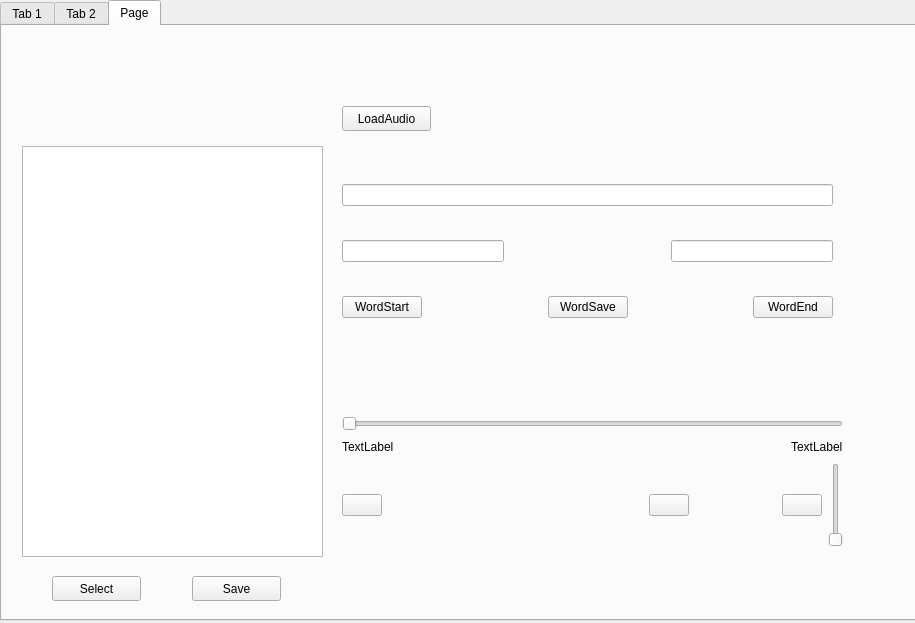
<?xml version="1.0" encoding="UTF-8"?>
<ui version="4.0">
 <class>Form</class>
 <widget class="QWidget" name="Form">
  <property name="geometry">
   <rect>
    <x>0</x>
    <y>0</y>
    <width>915</width>
    <height>623</height>
   </rect>
  </property>
  <property name="windowTitle">
   <string>Form</string>
  </property>
  <widget class="QTabWidget" name="tabWidget">
   <property name="geometry">
    <rect>
     <x>0</x>
     <y>0</y>
     <width>921</width>
     <height>621</height>
    </rect>
   </property>
   <property name="currentIndex">
    <number>2</number>
   </property>
   <widget class="QWidget" name="tab">
    <attribute name="title">
     <string>Tab 1</string>
    </attribute>
   </widget>
   <widget class="QWidget" name="tab_2">
    <attribute name="title">
     <string>Tab 2</string>
    </attribute>
    <widget class="QTreeView" name="treeView">
     <property name="geometry">
      <rect>
       <x>0</x>
       <y>0</y>
       <width>201</width>
       <height>591</height>
      </rect>
     </property>
    </widget>
    <widget class="QStackedWidget" name="stackedWidget">
     <property name="geometry">
      <rect>
       <x>250</x>
       <y>10</y>
       <width>631</width>
       <height>571</height>
      </rect>
     </property>
     <property name="currentIndex">
      <number>2</number>
     </property>
     <widget class="QWidget" name="page">
      <widget class="QWidget" name="layoutWidget">
       <property name="geometry">
        <rect>
         <x>40</x>
         <y>30</y>
         <width>471</width>
         <height>461</height>
        </rect>
       </property>
       <layout class="QVBoxLayout" name="verticalLayout_2">
        <item>
         <layout class="QHBoxLayout" name="horizontalLayout_6">
          <item>
           <widget class="QPushButton" name="pushButton_6">
            <property name="text">
             <string>PushButton</string>
            </property>
           </widget>
          </item>
          <item>
           <widget class="QPushButton" name="pushButton_5">
            <property name="text">
             <string>PushButton</string>
            </property>
           </widget>
          </item>
         </layout>
        </item>
        <item>
         <widget class="QListView" name="listView_2"/>
        </item>
        <item>
         <layout class="QHBoxLayout" name="horizontalLayout_7">
          <item>
           <widget class="QPushButton" name="pushButton_8">
            <property name="text">
             <string>PushButton</string>
            </property>
           </widget>
          </item>
         </layout>
        </item>
       </layout>
      </widget>
     </widget>
     <widget class="QWidget" name="page_2">
      <widget class="QWidget" name="layoutWidget">
       <property name="geometry">
        <rect>
         <x>30</x>
         <y>10</y>
         <width>551</width>
         <height>541</height>
        </rect>
       </property>
       <layout class="QVBoxLayout" name="verticalLayout_3">
        <item>
         <spacer name="verticalSpacer_4">
          <property name="orientation">
           <enum>Qt::Vertical</enum>
          </property>
          <property name="sizeHint" stdset="0">
           <size>
            <width>20</width>
            <height>40</height>
           </size>
          </property>
         </spacer>
        </item>
        <item>
         <widget class="QProgressBar" name="progressBar_2">
          <property name="value">
           <number>24</number>
          </property>
         </widget>
        </item>
        <item>
         <spacer name="verticalSpacer">
          <property name="orientation">
           <enum>Qt::Vertical</enum>
          </property>
          <property name="sizeHint" stdset="0">
           <size>
            <width>20</width>
            <height>40</height>
           </size>
          </property>
         </spacer>
        </item>
        <item>
         <widget class="QTextEdit" name="textEdit">
          <property name="html">
           <string>&lt;!DOCTYPE HTML PUBLIC &quot;-//W3C//DTD HTML 4.0//EN&quot; &quot;http://www.w3.org/TR/REC-html40/strict.dtd&quot;&gt;
&lt;html&gt;&lt;head&gt;&lt;meta name=&quot;qrichtext&quot; content=&quot;1&quot; /&gt;&lt;style type=&quot;text/css&quot;&gt;
p, li { white-space: pre-wrap; }
&lt;/style&gt;&lt;/head&gt;&lt;body style=&quot; font-family:'Ubuntu'; font-size:11pt; font-weight:400; font-style:normal;&quot;&gt;
&lt;p style=&quot; margin-top:0px; margin-bottom:0px; margin-left:0px; margin-right:0px; -qt-block-indent:0; text-indent:0px;&quot;&gt;                                                &lt;/p&gt;
&lt;p align=&quot;center&quot; style=&quot; margin-top:12px; margin-bottom:12px; margin-left:0px; margin-right:0px; -qt-block-indent:0; text-indent:0px;&quot;&gt;&lt;span style=&quot; font-size:48pt; font-weight:600;&quot;&gt;A&lt;/span&gt;                                            &lt;/p&gt;&lt;/body&gt;&lt;/html&gt;</string>
          </property>
         </widget>
        </item>
        <item>
         <spacer name="verticalSpacer_2">
          <property name="orientation">
           <enum>Qt::Vertical</enum>
          </property>
          <property name="sizeHint" stdset="0">
           <size>
            <width>20</width>
            <height>40</height>
           </size>
          </property>
         </spacer>
        </item>
        <item>
         <layout class="QHBoxLayout" name="horizontalLayout_8">
          <item>
           <widget class="QPushButton" name="pushButton_9">
            <property name="text">
             <string>PushButton</string>
            </property>
           </widget>
          </item>
          <item>
           <spacer name="horizontalSpacer_4">
            <property name="orientation">
             <enum>Qt::Horizontal</enum>
            </property>
            <property name="sizeHint" stdset="0">
             <size>
              <width>100</width>
              <height>20</height>
             </size>
            </property>
           </spacer>
          </item>
          <item>
           <widget class="QPushButton" name="pushButton_7">
            <property name="text">
             <string>PushButton</string>
            </property>
           </widget>
          </item>
          <item>
           <widget class="QPushButton" name="pushButton_10">
            <property name="text">
             <string>PushButton</string>
            </property>
           </widget>
          </item>
          <item>
           <widget class="QPushButton" name="pushButton_11">
            <property name="text">
             <string>PushButton</string>
            </property>
           </widget>
          </item>
         </layout>
        </item>
        <item>
         <spacer name="verticalSpacer_3">
          <property name="orientation">
           <enum>Qt::Vertical</enum>
          </property>
          <property name="sizeHint" stdset="0">
           <size>
            <width>20</width>
            <height>40</height>
           </size>
          </property>
         </spacer>
        </item>
       </layout>
      </widget>
     </widget>
     <widget class="QWidget" name="page_3">
      <widget class="QWidget" name="layoutWidget">
       <property name="geometry">
        <rect>
         <x>30</x>
         <y>40</y>
         <width>501</width>
         <height>491</height>
        </rect>
       </property>
       <layout class="QVBoxLayout" name="verticalLayout_4">
        <item>
         <spacer name="verticalSpacer_5">
          <property name="orientation">
           <enum>Qt::Vertical</enum>
          </property>
          <property name="sizeHint" stdset="0">
           <size>
            <width>20</width>
            <height>40</height>
           </size>
          </property>
         </spacer>
        </item>
        <item>
         <widget class="QProgressBar" name="progressBar_3">
          <property name="value">
           <number>24</number>
          </property>
         </widget>
        </item>
        <item>
         <spacer name="verticalSpacer_7">
          <property name="orientation">
           <enum>Qt::Vertical</enum>
          </property>
          <property name="sizeHint" stdset="0">
           <size>
            <width>20</width>
            <height>40</height>
           </size>
          </property>
         </spacer>
        </item>
        <item>
         <widget class="QLineEdit" name="lineEdit_4"/>
        </item>
        <item>
         <spacer name="verticalSpacer_6">
          <property name="orientation">
           <enum>Qt::Vertical</enum>
          </property>
          <property name="sizeHint" stdset="0">
           <size>
            <width>20</width>
            <height>40</height>
           </size>
          </property>
         </spacer>
        </item>
        <item>
         <spacer name="verticalSpacer_8">
          <property name="orientation">
           <enum>Qt::Vertical</enum>
          </property>
          <property name="sizeHint" stdset="0">
           <size>
            <width>20</width>
            <height>40</height>
           </size>
          </property>
         </spacer>
        </item>
        <item>
         <layout class="QHBoxLayout" name="horizontalLayout_9">
          <item>
           <widget class="QPushButton" name="pushButton_12">
            <property name="text">
             <string>PushButton</string>
            </property>
           </widget>
          </item>
          <item>
           <spacer name="horizontalSpacer_5">
            <property name="orientation">
             <enum>Qt::Horizontal</enum>
            </property>
            <property name="sizeHint" stdset="0">
             <size>
              <width>40</width>
              <height>20</height>
             </size>
            </property>
           </spacer>
          </item>
          <item>
           <widget class="QPushButton" name="pushButton_13">
            <property name="text">
             <string>PushButton</string>
            </property>
           </widget>
          </item>
          <item>
           <widget class="QPushButton" name="pushButton_14">
            <property name="text">
             <string>PushButton</string>
            </property>
           </widget>
          </item>
          <item>
           <widget class="QPushButton" name="pushButton_15">
            <property name="text">
             <string>PushButton</string>
            </property>
           </widget>
          </item>
         </layout>
        </item>
        <item>
         <spacer name="verticalSpacer_9">
          <property name="orientation">
           <enum>Qt::Vertical</enum>
          </property>
          <property name="sizeHint" stdset="0">
           <size>
            <width>20</width>
            <height>40</height>
           </size>
          </property>
         </spacer>
        </item>
       </layout>
      </widget>
     </widget>
    </widget>
   </widget>
   <widget class="QWidget" name="widget">
    <attribute name="title">
     <string>Page</string>
    </attribute>
    <widget class="QPushButton" name="LoadAudioBtn">
     <property name="geometry">
      <rect>
       <x>340</x>
       <y>80</y>
       <width>89</width>
       <height>25</height>
      </rect>
     </property>
     <property name="text">
      <string>LoadAudio</string>
     </property>
    </widget>
    <widget class="QListView" name="WordTimelistView">
     <property name="geometry">
      <rect>
       <x>20</x>
       <y>120</y>
       <width>301</width>
       <height>411</height>
      </rect>
     </property>
    </widget>
    <widget class="QPushButton" name="SaveAudioWordsBtn">
     <property name="geometry">
      <rect>
       <x>190</x>
       <y>550</y>
       <width>89</width>
       <height>25</height>
      </rect>
     </property>
     <property name="text">
      <string>Save</string>
     </property>
    </widget>
    <widget class="QPushButton" name="pushButton_4">
     <property name="geometry">
      <rect>
       <x>50</x>
       <y>550</y>
       <width>89</width>
       <height>25</height>
      </rect>
     </property>
     <property name="text">
      <string>Select</string>
     </property>
    </widget>
    <widget class="QWidget" name="layoutWidget">
     <property name="geometry">
      <rect>
       <x>340</x>
       <y>390</y>
       <width>501</width>
       <height>131</height>
      </rect>
     </property>
     <layout class="QVBoxLayout" name="verticalLayout_6">
      <item>
       <layout class="QVBoxLayout" name="verticalLayout_5">
        <item>
         <widget class="QSlider" name="AudiohorizontalSlider">
          <property name="orientation">
           <enum>Qt::Horizontal</enum>
          </property>
         </widget>
        </item>
        <item>
         <layout class="QHBoxLayout" name="horizontalLayout_3">
          <item>
           <widget class="QLabel" name="AudioStartTimeLabel">
            <property name="text">
             <string>TextLabel</string>
            </property>
           </widget>
          </item>
          <item>
           <spacer name="horizontalSpacer_6">
            <property name="orientation">
             <enum>Qt::Horizontal</enum>
            </property>
            <property name="sizeHint" stdset="0">
             <size>
              <width>30</width>
              <height>20</height>
             </size>
            </property>
           </spacer>
          </item>
          <item>
           <widget class="QLabel" name="AudioEndTimeLabel">
            <property name="text">
             <string>TextLabel</string>
            </property>
           </widget>
          </item>
         </layout>
        </item>
       </layout>
      </item>
      <item>
       <layout class="QHBoxLayout" name="horizontalLayout">
        <item>
         <widget class="QPushButton" name="StartAudioBtn">
          <property name="text">
           <string/>
          </property>
          <property name="icon">
           <iconset>
            <normaloff>play.png</normaloff>play.png</iconset>
          </property>
         </widget>
        </item>
        <item>
         <spacer name="horizontalSpacer_2">
          <property name="orientation">
           <enum>Qt::Horizontal</enum>
          </property>
          <property name="sizeHint" stdset="0">
           <size>
            <width>40</width>
            <height>20</height>
           </size>
          </property>
         </spacer>
        </item>
        <item>
         <spacer name="horizontalSpacer_9">
          <property name="orientation">
           <enum>Qt::Horizontal</enum>
          </property>
          <property name="sizeHint" stdset="0">
           <size>
            <width>40</width>
            <height>20</height>
           </size>
          </property>
         </spacer>
        </item>
        <item>
         <spacer name="horizontalSpacer">
          <property name="orientation">
           <enum>Qt::Horizontal</enum>
          </property>
          <property name="sizeHint" stdset="0">
           <size>
            <width>40</width>
            <height>20</height>
           </size>
          </property>
         </spacer>
        </item>
        <item>
         <widget class="QPushButton" name="ResetAudioBtn">
          <property name="text">
           <string/>
          </property>
          <property name="icon">
           <iconset>
            <normaloff>stop.png</normaloff>stop.png</iconset>
          </property>
         </widget>
        </item>
        <item>
         <spacer name="horizontalSpacer_10">
          <property name="orientation">
           <enum>Qt::Horizontal</enum>
          </property>
          <property name="sizeHint" stdset="0">
           <size>
            <width>40</width>
            <height>20</height>
           </size>
          </property>
         </spacer>
        </item>
        <item>
         <widget class="QPushButton" name="AudioVolumBtn">
          <property name="text">
           <string/>
          </property>
          <property name="icon">
           <iconset>
            <normaloff>volume.png</normaloff>volume.png</iconset>
          </property>
         </widget>
        </item>
        <item>
         <widget class="QSlider" name="AudioVolumSlider">
          <property name="orientation">
           <enum>Qt::Vertical</enum>
          </property>
         </widget>
        </item>
       </layout>
      </item>
     </layout>
    </widget>
    <widget class="QWidget" name="layoutWidget">
     <property name="geometry">
      <rect>
       <x>340</x>
       <y>130</y>
       <width>491</width>
       <height>191</height>
      </rect>
     </property>
     <layout class="QVBoxLayout" name="verticalLayout">
      <item>
       <widget class="QLineEdit" name="AudioWordInput"/>
      </item>
      <item>
       <layout class="QHBoxLayout" name="horizontalLayout_2">
        <item>
         <widget class="QLineEdit" name="WordTimeStartInput"/>
        </item>
        <item>
         <spacer name="horizontalSpacer_3">
          <property name="orientation">
           <enum>Qt::Horizontal</enum>
          </property>
          <property name="sizeHint" stdset="0">
           <size>
            <width>40</width>
            <height>20</height>
           </size>
          </property>
         </spacer>
        </item>
        <item>
         <widget class="QLineEdit" name="WordTimeEndInput"/>
        </item>
       </layout>
      </item>
      <item>
       <layout class="QHBoxLayout" name="horizontalLayout_4">
        <item>
         <widget class="QPushButton" name="WordAudioStartBtn">
          <property name="text">
           <string>WordStart</string>
          </property>
         </widget>
        </item>
        <item>
         <spacer name="horizontalSpacer_7">
          <property name="orientation">
           <enum>Qt::Horizontal</enum>
          </property>
          <property name="sizeHint" stdset="0">
           <size>
            <width>40</width>
            <height>20</height>
           </size>
          </property>
         </spacer>
        </item>
        <item>
         <widget class="QPushButton" name="WordSaveBtn">
          <property name="text">
           <string>WordSave</string>
          </property>
         </widget>
        </item>
        <item>
         <spacer name="horizontalSpacer_8">
          <property name="orientation">
           <enum>Qt::Horizontal</enum>
          </property>
          <property name="sizeHint" stdset="0">
           <size>
            <width>40</width>
            <height>20</height>
           </size>
          </property>
         </spacer>
        </item>
        <item>
         <widget class="QPushButton" name="WordAudioEndBtn">
          <property name="text">
           <string>WordEnd</string>
          </property>
         </widget>
        </item>
       </layout>
      </item>
     </layout>
    </widget>
   </widget>
  </widget>
 </widget>
 <resources/>
 <connections/>
</ui>
